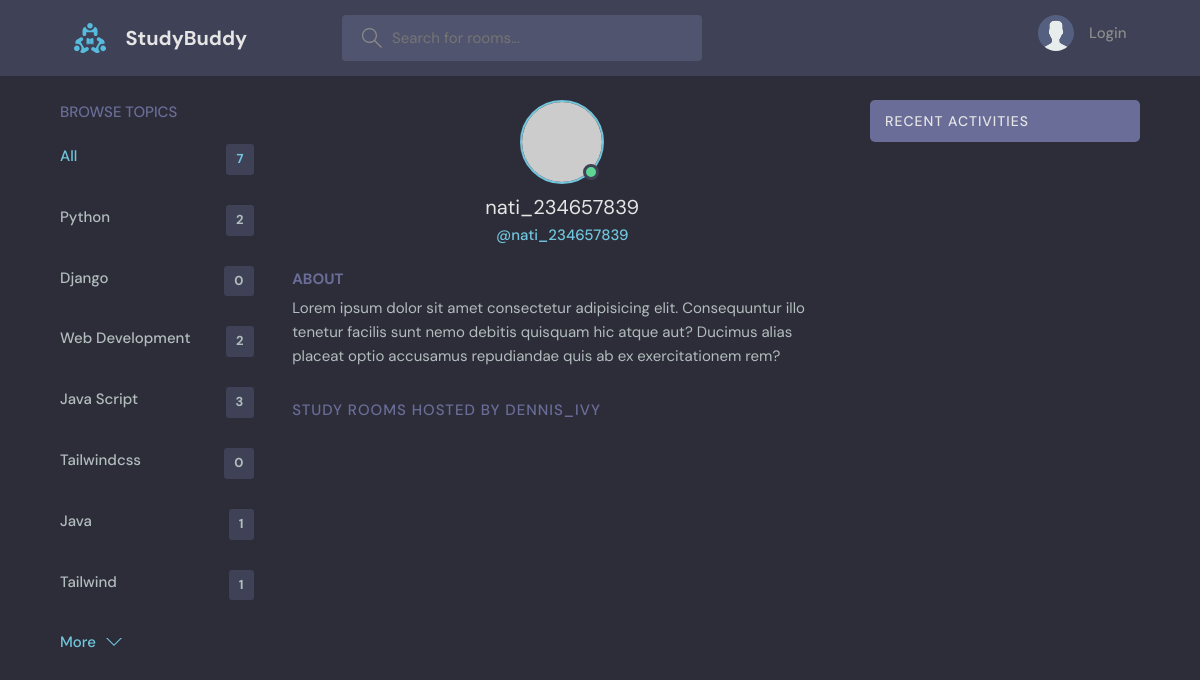
The page /profile/4/ on the database its author committed.
### base/models.py (models this page shows, shortened)
class Topic(models.Model):
    name = models.CharField(max_length=200)

### base/views.py (the view)
# urls.py: path('profile/<str:pk>/', views.userProfile, name="user-profile"),
def userProfile(request, pk):
    user = User.objects.get(id=pk)
    rooms = user.room_set.all()
    room_messages = user.message_set.all()
    topics = Topic.objects.all()
    context = {'user': user, 'rooms': rooms, 'room_messages': room_messages, 'topics': topics}
    return render(request, 'base/profile.html', context)

### base/templates/base/profile.html (shortened to what this page needs)
{% extends "main.html" %}
{% block content %}
  <main class="profile-page layout layout--3">
    <div class="container">
     {% include 'base/topics_component.html' %}
      <div class="roomList">
        <div class="profile">
          <div class="profile__avatar">
            <div class="avatar avatar--large active">
              <img src="https://randomuser.me/api/portraits/men/11.jpg" />
            </div>
          </div>
          <div class="profile__info">
            <h3>{{user.username}}</h3>
            <p>@{{user.username}}</p>
          </div>
          <div class="profile__about">
            <h3>About</h3>
            <p>
              Lorem ipsum dolor sit amet consectetur adipisicing elit. Consequuntur illo tenetur
              facilis sunt nemo debitis quisquam hic atque aut? Ducimus alias placeat optio
              accusamus repudiandae quis ab ex exercitationem rem?
            </p>
          </div>
        </div>
        <div class="roomList__header">
          <div>
            <h2>Study Rooms Hosted by dennis_ivy</a>
            </h2>
          </div>
        </div>
      </div>
      {% include 'base/activity_component.html' %}
    </div>
  </main>
{% endblock content%}

### base/templates/base/topics_component.html
<div class="topics">
  <div class="topics__header">
    <h2>Browse Topics</h2>
  </div>
  <ul class="topics__list">
    <li>
      <a href="{% url 'home' %}" class="active">All <span>{{ topics.count }}</span></a>
    </li>
    {% for topic in topics %}
    <li>
      <a href="{% url 'home' %}?q={{ topic.name }}">{{ topic.name }}<span>{{ topic.room_set.all.count }}</span></a>
    </li>
    {% endfor %}
  </ul>
  <a class="btn btn--link" href="{% url 'topics' %}">
    More
    <svg
      version="1.1"
      xmlns="http://www.w3.org/2000/svg"
      width="32"
      height="32"
      viewBox="0 0 32 32"
    >
      <title>chevron-down</title>
      <path d="M16 21l-13-13h-3l16 16 16-16h-3l-13 13z"></path>
    </svg>
  </a>
</div>

### static/styles/style.css (style rules this page uses)
:root { --color-main: #71c6dd; --color-main-light: #e1f6fb; --color-dark: #3f4156; --color-dark-medium: #51546e; --color-dark-light: #696d97; --color-light: #e5e5e5; --color-gray: #8b8b8b; --color-light-gray: #b2bdbd; --color-bg: #2d2d39; --color-success: #5dd693; --color-error: #fc4b0b; }
* { font-family: "DM Sans", -apple-system, BlinkMacSystemFont, "Segoe UI", Roboto, Oxygen, Ubuntu, Cantarell, "Open Sans", "Helvetica Neue", sans-serif; margin: 0; padding: 0; box-sizing: border-box; text-rendering: optimizeLegibility; font-size: inherit; }
html { font-size: 56.25%; }
@media only screen and (min-width: 1200px) { html { font-size: 62.5%; } }
body { line-height: 1.6; font-weight: 400; font-size: 1.5rem; color: var(--color-light-gray); background-color: var(--color-bg); min-height: 100vh; }
img { width: 100%; }
a { display: inline-block; color: var(--color-main); text-decoration: none; }
.container { max-width: 120rem; width: 90%; margin: auto; }
.btn { background-color: transparent; border: none; display: inline-flex; align-items: center; gap: 1rem; cursor: pointer; transition: all ease-in-out 0.3s; padding: 1rem 2rem; border-radius: 5px; box-shadow: 1px 1px 3px 1px rgba(0, 0, 0, 0.15); font-weight: 500; }
.btn--link { border-radius: 0; padding: 0; color: var(--color-main); box-shadow: none; }
.btn > svg { fill: currentColor; width: 1.6rem; height: 1.6rem; }
.avatar { position: relative; display: inline-block; border-radius: 50%; border: 2px solid var(--color-main); }
.avatar img { display: block; border-radius: 50%; object-fit: cover; object-position: center; }
.avatar::after { content: ""; display: block; position: absolute; background-color: var(--color-gray); z-index: 111; border-radius: 50%; border: 0.3rem solid var(--color-dark); }
.avatar.active::after { background-color: var(--color-success); }
.avatar.avatar--large img { display: block; width: 8rem; height: 8rem; border-radius: 50%; }
.avatar.avatar--large:after { width: 1rem; height: 1rem; bottom: 2px; right: 3.5px; }
.layout { margin-top: 2.4rem; }
.layout > .container { display: flex; justify-content: space-between; align-items: flex-start; }
.layout--3 > .container > div:first-child { flex-basis: 18%; max-width: 22.5rem; }
.layout--3 > .container > div:nth-child(2) { flex-basis: 50%; }
.topics__header { margin-bottom: 2rem; }
.topics__header h2 { text-transform: uppercase; font-weight: 500; color: var(--color-dark-light); }
.topics__list { list-style: none; }
.topics__list li a { display: flex; justify-content: space-between; margin-bottom: 3rem; font-weight: 500; color: var(--color-light-gray); transition: all 0.3s ease-in-out; }
.topics__list li a.active, .topics__list li a:hover { color: var(--color-main); }
.topics__list li a span { padding: 0.5rem 1rem; background-color: var(--color-dark); border-radius: 3px; font-size: 1.3rem; font-weight: 700; letter-spacing: 1px; }
.roomList__header { display: flex; justify-content: space-between; align-items: center; margin-bottom: 2.4rem; }
.roomList__header h2 { text-transform: uppercase; font-weight: 500; color: var(--color-light); letter-spacing: 1px; }
.profile { margin-bottom: 3rem; }
.profile__avatar { text-align: center; }
.profile__info { text-align: center; }
.profile__info h3 { font-size: 2rem; color: var(--color-light); font-weight: 400; }
.profile__info p { color: var(--color-main); font-weight: 500; margin-bottom: 1rem; }
.profile__about { margin-top: 2rem; }
.profile__about h3 { text-transform: uppercase; color: var(--color-dark-light); margin-bottom: 0.5rem; }
.profile-page .roomList__header { margin-bottom: 1.5rem; }
.profile-page .roomList__header h2 { color: var(--color-dark-light); }

### rows shown on the page
Topic: name "Python", room_set.all.count "2"
Topic: name "Django", room_set.all.count "0"
Topic: name "Web Development", room_set.all.count "2"
Topic: name "Java Script", room_set.all.count "3"
Topic: name "Tailwindcss", room_set.all.count "0"
Topic: name "Java", room_set.all.count "1"
Topic: name "Tailwind", room_set.all.count "1"

### other values the page prints
{{ topics.count }} "7"
{{ user.username }} "nati_234657839"
